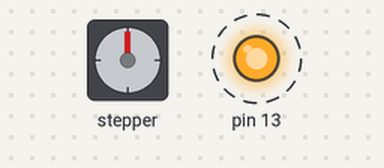
The sketch below on a simulated Arduino Uno, built with avr-gcc and run on an emulated ATmega328P. On the bench: stepper motor, output pins drawn as LEDs (lit = HIGH). Dashed ring = blinking. Stepper angles assume 200 steps per turn; what the sketch prints to the serial monitor is not drawn.

Above: at 2.05 s.
Timing chart, 0 to 5.6 s (numbered marks = the images above):
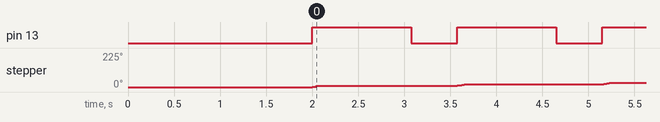

Measured:
- by itself, pin 13: alternates HIGH for 1.1 s and LOW for 0.50 s

The sketch:

fonction_transfert_pas_a_pas.ino
```cpp
/*
 Stepper Motor Control - one revolution

 This program drives a unipolar or bipolar stepper motor.
 The motor is attached to digital pins 8 - 11 of the Arduino.

 The motor should revolve one revolution in one direction, then
 one revolution in the other direction.


 Created 11 Mar. 2007
 Modified 30 Nov. 2009
 by Tom Igoe

 */

#include <Stepper.h>

const int stepsPerRevolution = 200;  // change this to fit the number of steps per revolution
// for your motor

// initialize the stepper library on pins 8 through 11:
Stepper myStepper(stepsPerRevolution, 8, 9, 10, 11);

void setup() {
  // set the speed at 60 rpm:
  myStepper.setSpeed(20);
  // initialize the serial port:
  Serial.begin(9600);
  pinMode(13,OUTPUT);
  digitalWrite(13,LOW);
  delay(2000);


}

void loop() {
  // step one revolution  in one direction:

  digitalWrite(13,HIGH);
  Serial.println("clockwise");
  myStepper.step(5);
  delay(1000);

  digitalWrite(13,LOW);
  delay(500);


}
```
